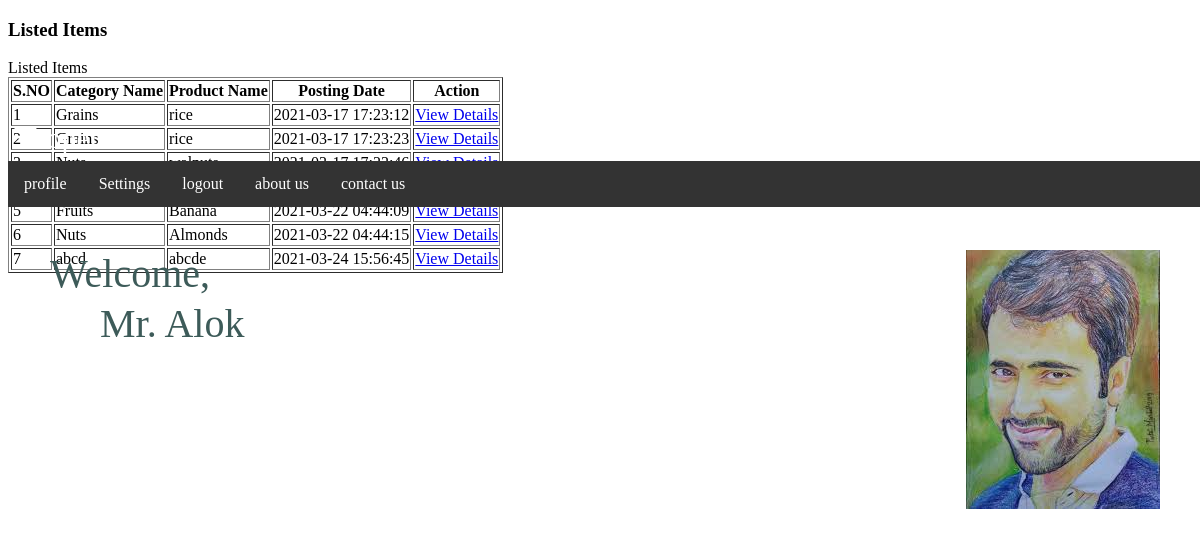
The page /admin/total-listedproducts.php (signed in) on the database as committed earlier.
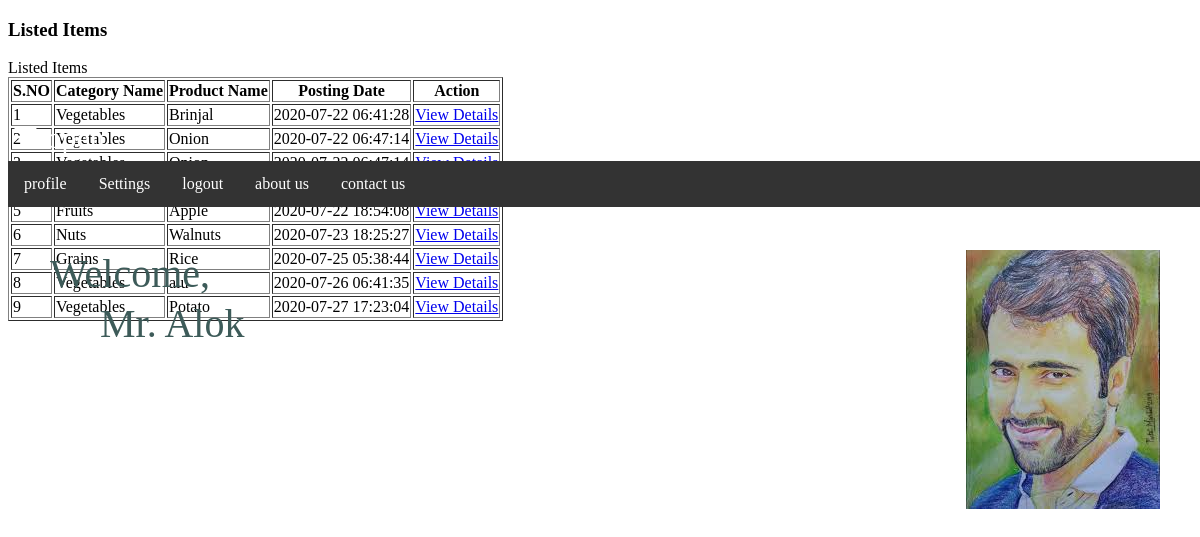
The same page on the database as committed later.
### tables this page shows
CREATE TABLE `tblproducts` (
  `ID` int(10) NOT NULL,
  `CategoryName` varchar(120) DEFAULT NULL,
  `ProductName` varchar(120) DEFAULT NULL,
  `ProductQuantity` varchar(120) DEFAULT NULL,
  `ProductPrice` decimal(10,0) DEFAULT NULL,
  `PostingDate` timestamp NULL DEFAULT current_timestamp(),
  `UpdationDate` timestamp NULL DEFAULT current_timestamp() ON UPDATE current_timestamp()
);

### admin/total-listedproducts.php (the view, shortened to what this page needs)
<?php
include('includes/dbconnection.php');
if (strlen($_SESSION['agroaid']==0)) {
  header('location:logout.php');
  } else{
  ?>
<!DOCTYPE html>
<html lang="xxx">
<head>
<body>
</head>
<body class="light">
<div id="app">
<?php include_once('includes/navbar.php');?>
<?php include_once('includes/sidebar.php');?>
<div class="page has-sidebar-left bg-light height-full">
    <header class="blue accent-3 relative nav-sticky">
        <div class="container-fluid text-black">
            <div class="row">
                <div class="col">
                    <h3 class="my-3">
                        Listed Items
                    </h3>
                </div>
            </div>
        </div>
    </header>
    <div class="container-fluid my-3">
        <div class="row">
            <div class="col-md-12">
                <div class="card my-3 no-b">
                    <div class="card-body">
                        <div class="card-title">Listed Items</div>
                        <table class="table table-bordered table-hover data-tables"
                               data-options='{ "paging": false; "searching":false}' border="1">
                            <thead>  <tr>
                  <th>S.NO</th>
                  <th>Category Name</th>
                  <th>Product Name</th>
                    <th>Posting Date</th>
                   <th>Action</th>
                </tr>
                            </thead>
                            <tbody>
                                <?php
$ret=mysqli_query($con,"select *from  tblproducts");
$cnt=1;
while ($row=mysqli_fetch_array($ret)) {
?>
                           <tr>
                  <td><?php echo $cnt;?></td>
                  <td><?php  echo $row['CategoryName'];?></td>
                   <td><?php  echo $row['ProductName'];?></td>
                  <td><?php  echo $row['PostingDate'];?></td>
                  <td><a href="view-products-details.php?viewid=<?php echo $row['ID'];?>">View Details</a></td>
                </tr>
                <?php
$cnt=$cnt+1;
}?>
                            </tbody>
                        </table>
                    </div>
                </div>
            </div>
        </div>
    </div>
</div>
</body>
</html>
<?php }  ?>

### admin/includes/navbar.php (shortened to what this page needs)
     <nav class="navbar navbar-expand-xl navbar-light fixed-top hk-navbar">
<?php
$aid=$_SESSION['agroaid'];
$ret=mysqli_query($con,"select AdminName,Images from tbladmin where ID='$aid'");
$row=mysqli_fetch_array($ret);
$imgs=$row['Images'];
$name=$row['AdminName'];
?>
<!DOCTYPE html>
<html>
<head>
     <link rel="stylesheet" type="text/css" href="navbar.css">
</head>
<body>
    <div class="navbartop">
  <a href="profile.php">profile</a>
  <a href="change-password.php">Settings</a>
  <a href="logout.php">logout</a>
  <a href="about-us.php">about us</a>
  <a href="contact-us.php">contact us</a>
</div>
     <div>
            <img style="position: absolute;top: 250px;right: 40px;" src="images/<?php echo $imgs; ?>">
        </div>
        <span style="position: absolute;top: 250px;left: 50px;font-family: cursive;font-size: 40px;color: #3D5B59;">Welcome,</span>
        <div style="position: absolute;top: 300px;left: 100px;font-family: cursive;font-size: 40px;color: #3D5B59;">
            Mr. <?php echo $name; ?>
          </div>
    </div>
</body>
</html>

### admin/includes/sidebar.php (shortened to what this page needs)
<!DOCTYPE html>
<html>
<head>
	<link rel="stylesheet" type="text/css" href="sidenav.css">
</head>
<body>
   <div>
<span class="a" style="position: absolute;top: 120px;color: white;font-size:30px;cursor:pointer;"
onclick="openNav()">&#9776; open</span> </div>
</body>
</html>

### admin/navbar.css (style rules this page uses)
.navbartop { overflow: hidden; background-color: #333; position: absolute; top: 161px; width: 100%; }
.navbartop a { float: left; font-size: 16px; color: white; text-align: center; padding: 14px 16px; text-decoration: none; font-family: cursive; }

### admin/sidenav.css (style rules this page uses)
.a { position: absolute; top: 5%; left: 1%; display: inline; }

Rows that differ between the two databases and show on the page:
removed tblproducts: CategoryName "Grains", ProductName "rice", PostingDate "2021-03-17 17:23:12"
removed tblproducts: CategoryName "Grains", ProductName "rice", PostingDate "2021-03-17 17:23:23"
removed tblproducts: CategoryName "abcd", ProductName "abcde", PostingDate "2021-03-24 15:56:45"
added tblproducts: CategoryName "Vegetables", ProductName "Brinjal", PostingDate "2020-07-22 06:41:28"
added tblproducts: CategoryName "Vegetables", ProductName "Onion", PostingDate "2020-07-22 06:47:14"
changed tblproducts "Fruits": ProductName "Banana" → "Apple"; PostingDate "2021-03-22 04:44:09" → "2020-07-22 18:54:08"
changed tblproducts "Nuts": ProductName "Almonds" → "Walnuts"; PostingDate "2021-03-22 04:44:15" → "2020-07-23 18:25:27"
added tblproducts: CategoryName "Grains", ProductName "Rice", PostingDate "2020-07-25 05:38:44"
added tblproducts: CategoryName "Vegetables", ProductName "alu", PostingDate "2020-07-26 06:41:35"
added tblproducts: CategoryName "Vegetables", ProductName "Potato", PostingDate "2020-07-27 17:23:04"
